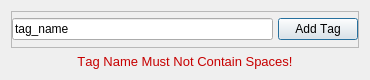
<?xml version="1.0" encoding="UTF-8"?>
<ui version="4.0">
 <class>TagMakerDialog</class>
 <widget class="QDialog" name="TagMakerDialog">
  <property name="geometry">
   <rect>
    <x>0</x>
    <y>0</y>
    <width>370</width>
    <height>80</height>
   </rect>
  </property>
  <property name="font">
   <font>
    <underline>false</underline>
    <kerning>false</kerning>
   </font>
  </property>
  <property name="windowTitle">
   <string>Dialog</string>
  </property>
  <layout class="QVBoxLayout" name="verticalLayout">
   <item>
    <widget class="QFrame" name="frame">
     <property name="frameShape">
      <enum>QFrame::StyledPanel</enum>
     </property>
     <property name="frameShadow">
      <enum>QFrame::Raised</enum>
     </property>
     <layout class="QHBoxLayout" name="horizontalLayout">
      <property name="spacing">
       <number>5</number>
      </property>
      <property name="leftMargin">
       <number>0</number>
      </property>
      <property name="topMargin">
       <number>0</number>
      </property>
      <property name="rightMargin">
       <number>0</number>
      </property>
      <property name="bottomMargin">
       <number>0</number>
      </property>
      <item>
       <widget class="QLineEdit" name="line_edit">
        <property name="text">
         <string>tag_name</string>
        </property>
       </widget>
      </item>
      <item>
       <widget class="QPushButton" name="add_tag_button">
        <property name="text">
         <string>Add Tag</string>
        </property>
       </widget>
      </item>
     </layout>
    </widget>
   </item>
   <item>
    <widget class="QLabel" name="label">
     <property name="enabled">
      <bool>true</bool>
     </property>
     <property name="sizePolicy">
      <sizepolicy hsizetype="Expanding" vsizetype="Maximum">
       <horstretch>0</horstretch>
       <verstretch>0</verstretch>
      </sizepolicy>
     </property>
     <property name="font">
      <font>
       <pointsize>10</pointsize>
       <weight>50</weight>
       <bold>false</bold>
      </font>
     </property>
     <property name="styleSheet">
      <string notr="true">color: rgb(199, 0, 0)</string>
     </property>
     <property name="text">
      <string>Tag Name Must Not Contain Spaces!</string>
     </property>
     <property name="alignment">
      <set>Qt::AlignCenter</set>
     </property>
    </widget>
   </item>
  </layout>
 </widget>
 <resources/>
 <connections/>
</ui>
